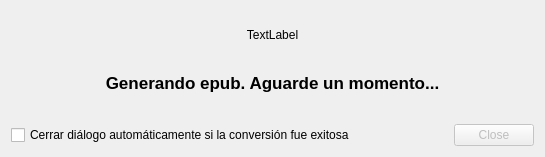
<?xml version="1.0" encoding="UTF-8"?>
<ui version="4.0">
 <class>EpubGeneration</class>
 <widget class="QDialog" name="EpubGeneration">
  <property name="geometry">
   <rect>
    <x>0</x>
    <y>0</y>
    <width>545</width>
    <height>157</height>
   </rect>
  </property>
  <property name="windowTitle">
   <string>Generando epub...</string>
  </property>
  <layout class="QVBoxLayout" name="verticalLayout">
   <property name="spacing">
    <number>18</number>
   </property>
   <item>
    <layout class="QVBoxLayout" name="verticalLayout2">
     <property name="spacing">
      <number>0</number>
     </property>
     <item>
      <widget class="QLabel" name="imageLabel">
       <property name="sizePolicy">
        <sizepolicy hsizetype="Preferred" vsizetype="Preferred">
         <horstretch>0</horstretch>
         <verstretch>0</verstretch>
        </sizepolicy>
       </property>
       <property name="text">
        <string>TextLabel</string>
       </property>
       <property name="alignment">
        <set>Qt::AlignCenter</set>
       </property>
      </widget>
     </item>
     <item>
      <widget class="QLabel" name="infoLabel">
       <property name="sizePolicy">
        <sizepolicy hsizetype="Preferred" vsizetype="Preferred">
         <horstretch>0</horstretch>
         <verstretch>0</verstretch>
        </sizepolicy>
       </property>
       <property name="font">
        <font>
         <pointsize>13</pointsize>
         <weight>75</weight>
         <bold>true</bold>
        </font>
       </property>
       <property name="text">
        <string>Generando epub. Aguarde un momento...</string>
       </property>
       <property name="alignment">
        <set>Qt::AlignCenter</set>
       </property>
      </widget>
     </item>
    </layout>
   </item>
   <item>
    <layout class="QHBoxLayout" name="horizontalLayout">
     <item>
      <widget class="QCheckBox" name="closeDialogInput">
       <property name="text">
        <string>Cerrar diálogo automáticamente si la conversión fue exitosa</string>
       </property>
      </widget>
     </item>
     <item>
      <widget class="QDialogButtonBox" name="buttonBox">
       <property name="enabled">
        <bool>false</bool>
       </property>
       <property name="orientation">
        <enum>Qt::Horizontal</enum>
       </property>
       <property name="standardButtons">
        <set>QDialogButtonBox::Close</set>
       </property>
      </widget>
     </item>
    </layout>
   </item>
  </layout>
 </widget>
 <resources/>
 <connections>
  <connection>
   <sender>buttonBox</sender>
   <signal>accepted()</signal>
   <receiver>EpubGeneration</receiver>
   <slot>accept()</slot>
   <hints>
    <hint type="sourcelabel">
     <x>227</x>
     <y>312</y>
    </hint>
    <hint type="destinationlabel">
     <x>157</x>
     <y>274</y>
    </hint>
   </hints>
  </connection>
  <connection>
   <sender>buttonBox</sender>
   <signal>rejected()</signal>
   <receiver>EpubGeneration</receiver>
   <slot>reject()</slot>
   <hints>
    <hint type="sourcelabel">
     <x>295</x>
     <y>318</y>
    </hint>
    <hint type="destinationlabel">
     <x>286</x>
     <y>274</y>
    </hint>
   </hints>
  </connection>
 </connections>
</ui>
